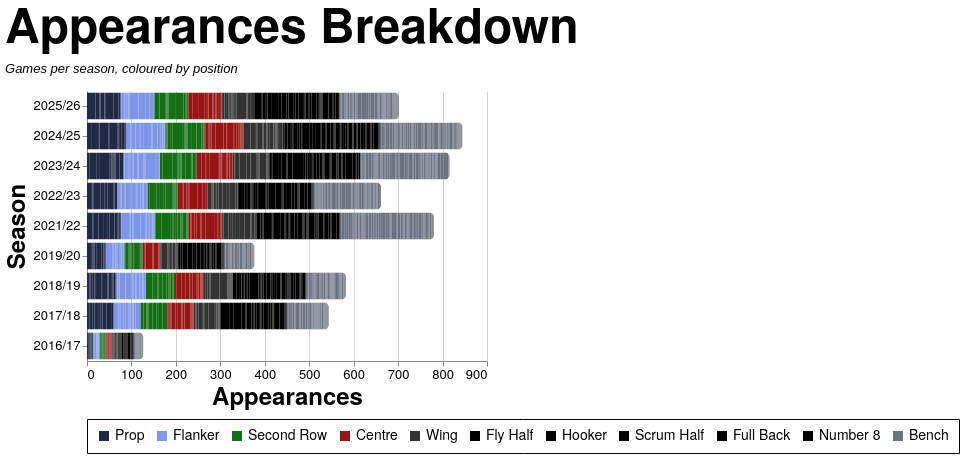

The specification (Vega-Lite) saved for this image:
### Vega-Lite specification from a JSON file in a GitHub repository (floating-point values rounded to 4 significant figures; data arrays with more than 128 entries replaced by an {"elided": "..."} marker saying what was removed)
{"config": {"axis": {"labelFont": "PT Sans Narrow, Helvetica Neue, Helvetica, Arial, sans-serif", "titleFont": "PT Sans Narrow, Helvetica Neue, Helvetica, Arial, sans-serif", "labelFontSize": 13, "titleFontSize": 24, "gridColor": "#202947", "gridOpacity": 0.2, "zindex": 1}, "text": {"font": "Lato, sans-serif"}, "bar": {"cornerRadiusEnd": 5}, "header": {"labelFont": "PT Sans Narrow, Helvetica Neue, Helvetica, Arial, sans-serif", "titleFont": "PT Sans Narrow, Helvetica Neue, Helvetica, Arial, sans-serif", "labelFontSize": 24, "titleFontSize": 28, "labelFontWeight": "bold", "orient": "left"}, "legend": {"labelFont": "PT Sans Narrow, Helvetica Neue, Helvetica, Arial, sans-serif", "titleFont": "PT Sans Narrow, Helvetica Neue, Helvetica, Arial, sans-serif", "labelFontSize": 14, "titleFontSize": 16, "titlePadding": 5, "fillColor": "white", "strokeColor": "black", "padding": 10, "titleFontWeight": "lighter", "titleFontStyle": "italic", "titleColor": "gray", "offset": 10}, "title": {"font": "PT Sans Narrow, Helvetica Neue, Helvetica, Arial, sans-serif", "fontSize": 48, "fontWeight": "bold", "anchor": "start", "align": "center", "titlePadding": 20, "subtitlePadding": 10, "subtitleFontSize": 13, "subtitleColor": "", "subtitleFontStyle": "italic", "offset": 15, "color": "black"}, "axisX": {"labelAngle": 0}, "facet": {"title": null, "header": null, "align": {"row": "each", "column": "each"}, "spacing": 10}, "resolve": {"scale": {"y": "independent", "facet": "independent"}}, "background": "transparent", "scale": {"offsetBandPaddingOuter": 0.2, "offsetBandPaddingInner": 0.1}, "view": {"stroke": null, "background": "transparent"}}, "data": {"name": "data-3a5206d618166d2688ae442b9415e1a1"}, "mark": {"type": "bar"}, "encoding": {"color": {"field": "color_value", "legend": {"orient": "bottom", "title": null}, "scale": {"domain": ["Prop", "Flanker", "Second Row", "Centre", "Wing", "Fly Half", "Hooker", "Scrum Half", "Full Back", "Number 8", "Bench"], "range": ["#202946", "#7d96e8", "#146f14", "#991515", "#333333", "#000000", "#000000", "#000000", "#000000", "#000000", "#6b7280"]}, "type": "nominal"}, "order": {"field": "stack_order", "type": "quantitative"}, "tooltip": [{"field": "player", "title": "Player", "type": "nominal"}, {"field": "season", "title": "Season", "type": "nominal"}, {"field": "color_value", "title": "Position", "type": "nominal"}, {"aggregate": "sum", "field": "apps", "title": "Appearances", "type": "quantitative"}], "x": {"aggregate": "sum", "field": "apps", "title": "Appearances", "type": "quantitative"}, "y": {"field": "season", "sort": {"field": "season_sort", "op": "max", "order": "descending"}, "title": "Season", "type": "nominal"}}, "height": {"step": 30}, "title": {"text": "Appearances Breakdown", "subtitle": "Games per season, coloured by position"}, "width": 400, "$schema": "https://vega.github.io/schema/vega-lite/v5.20.1.json", "datasets": {"data-3a5206d618166d2688ae442b9415e1a1": {"elided": "2509 records"}}}
